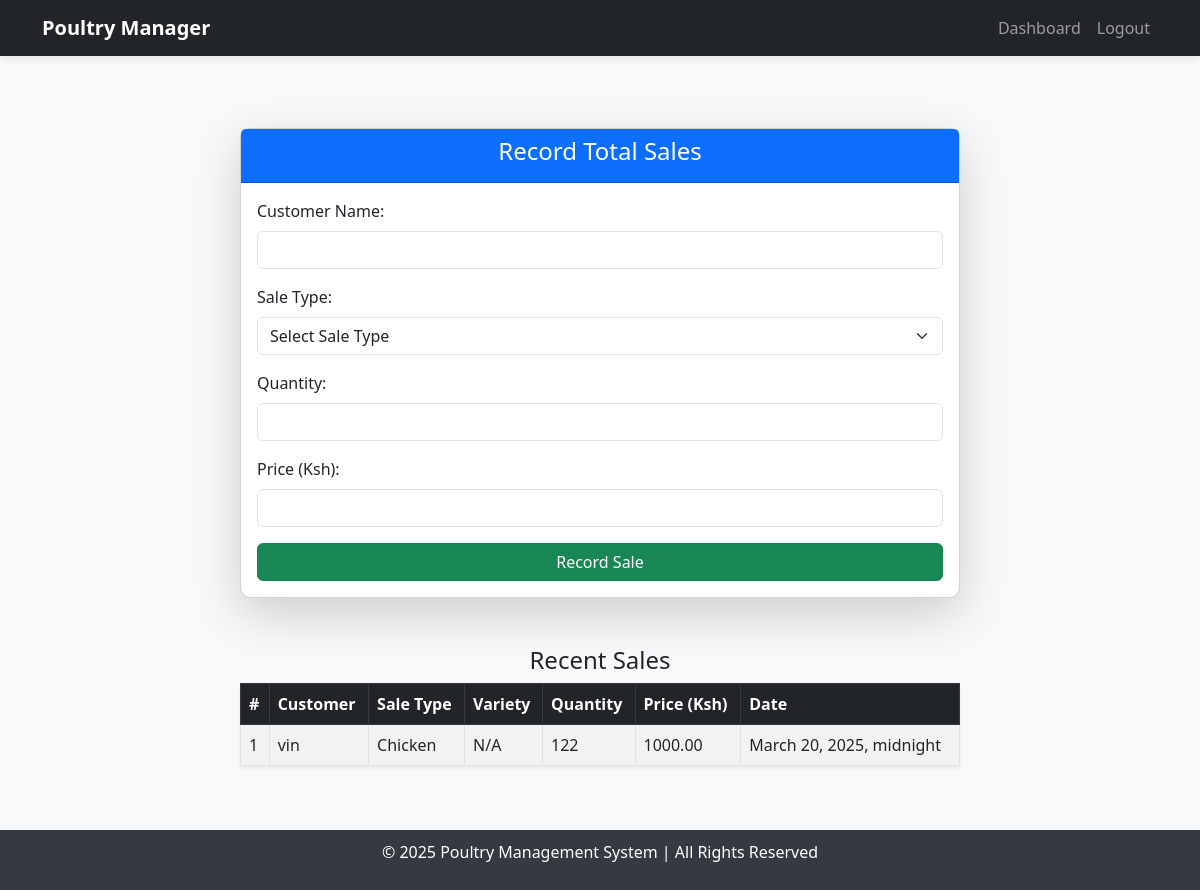
The app's page /record-sale/ (signed in), older data.
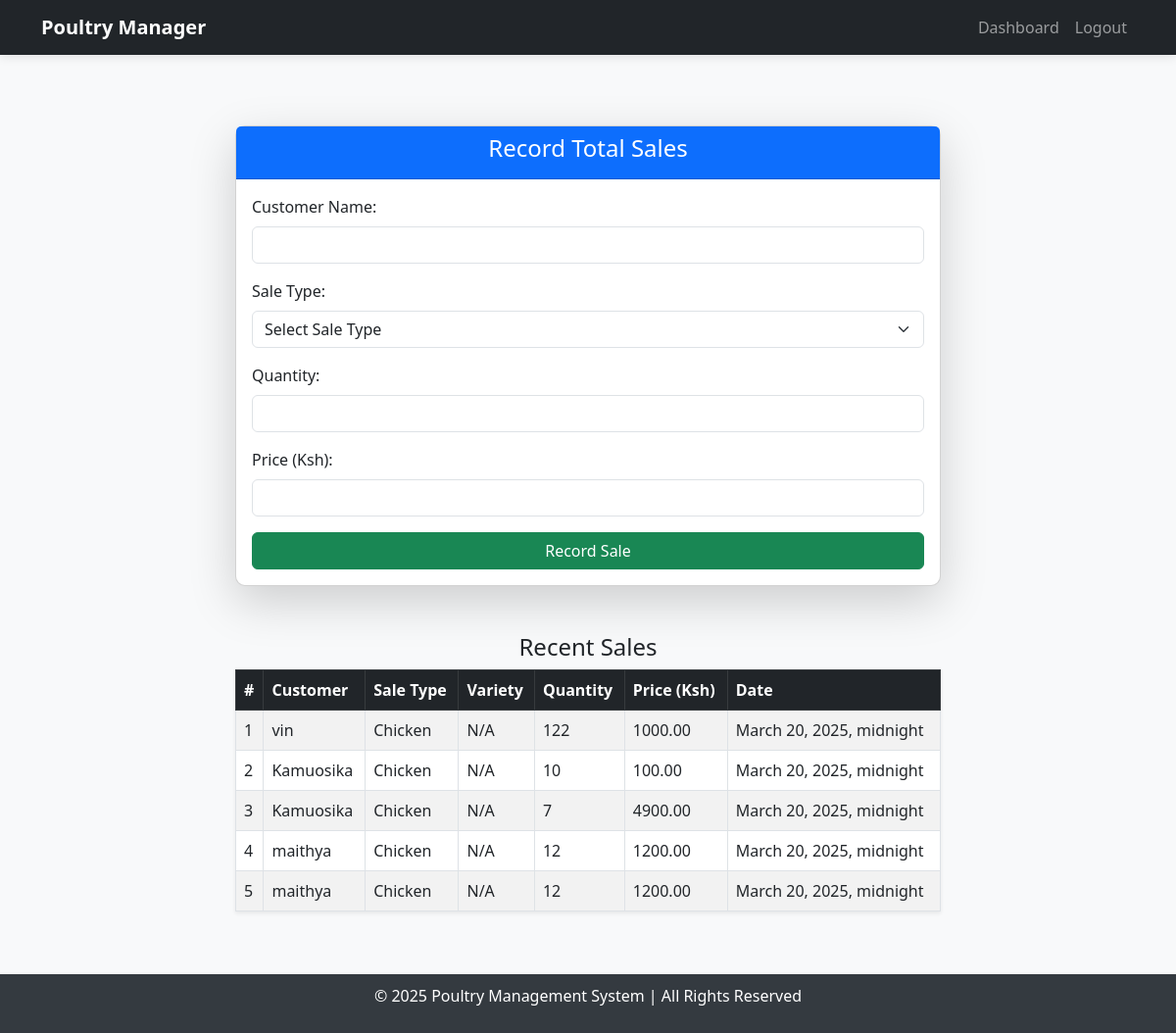
The same page, newer data.
### poultry/models.py (models this page shows, shortened)
class Sale(models.Model):
    customer_name = models.CharField(max_length=100)
    chicken = models.ForeignKey(Chicken, null=True, blank=True, on_delete=models.CASCADE)
    eggs = models.ForeignKey(Egg, null=True, blank=True, on_delete=models.CASCADE)
    quantity = models.PositiveIntegerField()
    price = models.DecimalField(max_digits=10, decimal_places=2)
    date_sold = models.DateTimeField(auto_now_add=True)
    chicken_variety = models.CharField(max_length=50, null=True, blank=True)
    egg_variety = models.CharField(max_length=20, null=True, blank=True)

### poultry/views.py (the view, shortened to what this page needs)
# urls.py: path('record-sale/', views.record_poultry_sale, name='record_poultry_sale'),
@login_required
def record_poultry_sale(request):
    return render(request, "poultry/record_sale.html", {
        "sales": Sale.objects.all(),
        "chickens": Chicken.objects.all(),
        "eggs": Egg.objects.all(),
    })

### poultry/models.py (called while the page is built)
    def __str__(self):
        return f"{self.category} - {self.quantity} - {self.age_in_weeks} weeks"

### poultry/templates/poultry/record_sale.html (shortened to what this page needs)
{% extends 'base.html' %}
{% load static %}
{% block content %}
<div class="container mt-5">
    <div class="row justify-content-center">
        <div class="col-md-8">
            <div class="card shadow-lg">
                <div class="card-header bg-primary text-white text-center">
                    <h4>Record Total Sales</h4>
                </div>
                <div class="card-body">
                    <form method="POST">
                        <div class="mb-3">
                            <label class="form-label">Customer Name:</label>
                            <input type="text" name="customer_name" class="form-control" required>
                        </div>
                        <div class="mb-3">
                            <label class="form-label">Sale Type:</label>
                            <select name="sale_type" id="saleType" class="form-select" required>
                                <option value="">Select Sale Type</option>
                            </select>
                        </div>
                        <div class="mb-3">
                            <label class="form-label">Quantity:</label>
                            <input type="number" name="quantity" class="form-control" required>
                        </div>
                        <div class="mb-3">
                            <label class="form-label">Price (Ksh):</label>
                            <input type="number" name="price" class="form-control" required>
                        </div>
                        <button type="submit" class="btn btn-success w-100">Record Sale</button>
                    </form>
                </div>
            </div>
            <div class="mt-5">
                <h4 class="text-center">Recent Sales</h4>
                <table class="table table-bordered table-striped shadow-sm">
                    <thead class="table-dark">
                        <tr>
                            <th>#</th>
                            <th>Customer</th>
                            <th>Sale Type</th>
                            <th>Variety</th>
                            <th>Quantity</th>
                            <th>Price (Ksh)</th>
                            <th>Date</th>
                        </tr>
                    </thead>
                    <tbody>
                        {% for sale in sales %}
                        <tr>
                            <td>{{ forloop.counter }}</td>
                            <td>{{ sale.customer_name }}</td>
                            <td>
                                {% if sale.chicken %}
                                    Chicken
                                {% elif sale.egg %}
                                    Egg
                                {% else %}
                                    N/A
                                {% endif %}
                            </td>
                            <td>
                                {% if sale.chicken_variety %}
                                    {{ sale.chicken_variety|title }}
                                {% else %}
                                    N/A
                                {% endif %}
                            </td>
                            <td>{{ sale.quantity }}</td>
                            <td>{{ sale.price }}</td>
                            <td>{{ sale.date_sold }}</td>
                        </tr>
                        {% empty %}
                        <tr>
                            <td colspan="7" class="text-center text-muted">No sales recorded yet.</td>
                        </tr>
                        {% endfor %}
                    </tbody>
                </table>
            </div>
        </div>
    </div>
</div>
{% endblock %}

### poultry/templates/base.html (shortened to what this page needs)
<!DOCTYPE html>
<html lang="en">
<head>
    <link rel="stylesheet" href="https://cdn.jsdelivr.net/npm/bootstrap@5.3.0/dist/css/bootstrap.min.css">
    <link rel="stylesheet" href="https://cdnjs.cloudflare.com/ajax/libs/font-awesome/6.4.2/css/all.min.css">
</head>
<body>
    <nav class="navbar navbar-expand-lg navbar-dark bg-dark">
        <div class="container">
            <a class="navbar-brand" href="#">Poultry Manager</a>
            <div class="collapse navbar-collapse" id="navbarNav">
                <ul class="navbar-nav ms-auto">
                    {% if user.is_authenticated %}
                        {% if user.is_staff %}
                            <li class="nav-item"><a class="nav-link" href="{% url 'admin_dashboard' %}">Dashboard</a></li>
                        {% else %}
                            <li class="nav-item"><a class="nav-link" href="{% url 'dashboard' %}">Dashboard</a></li>
                        {% endif %}
                        <li class="nav-item"><a class="nav-link" href="{% url 'logout' %}">Logout</a></li>
                    {% else %}
                        <li class="nav-item"><a class="nav-link" href="{% url 'login' %}">Login</a></li>
                        <li class="nav-item"><a class="nav-link" href="{% url 'register' %}">Register</a></li>
                    {% endif %}
                </ul>
            </div>
        </div>
    </nav>
    <div class="container mt-4 content-wrapper">
        {% block content %}{% endblock %}
    </div>
    <footer class="mt-5">
        <div class="container">
            <p>&copy; {% now "Y" %} Poultry Management System | All Rights Reserved</p>
        </div>
    </footer>
</body>
</html>

### poultry/templates/base.html (style rules this page uses)
body { display: flex; flex-direction: column; min-height: 100vh; background-color: #f8f9fa; }
.content-wrapper { flex: 1; }
footer { background: #343a40; color: white; text-align: center; padding: 10px 0; }
.navbar { box-shadow: 0 2px 10px rgba(0, 0, 0, 0.1); }
.navbar-brand { font-weight: bold; }
.nav-link { transition: color 0.3s; }
.card { border-radius: 10px; transition: transform 0.2s; }

Row changes from the older to the newer data that the page shows:
added Sale: customer_name "Kamuosika", shows "Chicken", shows "N/A", quantity "10", price "100.00", date_sold "March 20, 2025, midnight"
added Sale: customer_name "Kamuosika", shows "Chicken", shows "N/A", quantity "7", price "4900.00", date_sold "March 20, 2025, midnight"
added Sale: customer_name "maithya", shows "Chicken", shows "N/A", quantity "12", price "1200.00", date_sold "March 20, 2025, midnight"
added Sale: customer_name "maithya", shows "Chicken", shows "N/A", quantity "12", price "1200.00", date_sold "March 20, 2025, midnight"
